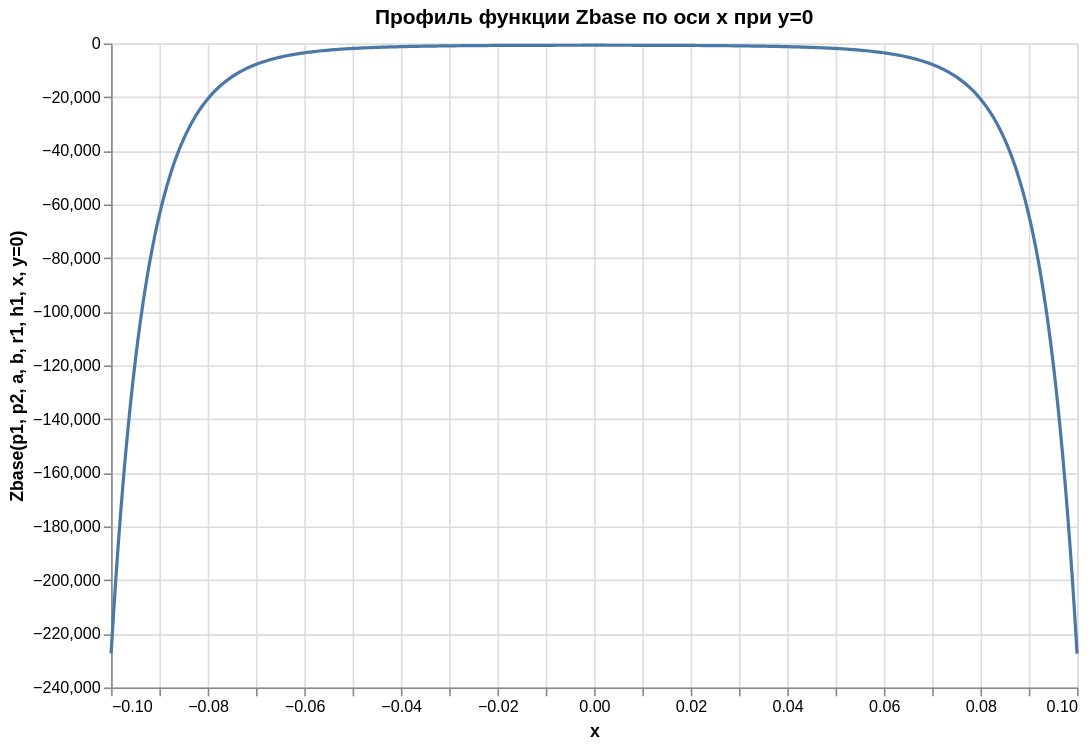

The notebook cell saved with this chart:
### Code cell
# @title 2D график
import numpy as np
import pandas as pd
import altair as alt

# Функция Zbase
def dZ(p1, p2, a, b, r1, h1, x, y):
    return (p1 - p2) * (1 / (np.pi * (a**2 - b**2))) * np.exp(-((x**2 + y**2) / (a**2 - b**2)))

def Zbase(p1, p2, a, b, r1, h1, x, y):
    return (p1**2 - b**1) / (np.pi * (a**2 - b**2)) + dZ(p1, p2, a, b, r1, h1, x, y)

# Параметры
p1 = 1.35
p2 = 0.05
a = 0.025
b = 0.046
r1 = 0.02
h1 = 0
y = 0  # фиксированный y

# Генерация данных по оси x
x_vals = np.linspace(-0.1, 0.1, 400)
z_vals = [Zbase(p1, p2, a, b, r1, h1, x, y) for x in x_vals]

# DataFrame для Altair
df = pd.DataFrame({
    'x': x_vals,
    'Zbase': z_vals
})

# Построение графика
chart = alt.Chart(df).mark_line().encode(
    x=alt.X('x', title='x'),
    y=alt.Y('Zbase', title='Zbase(p1, p2, a, b, r1, h1, x, y=0)')
).properties(
    title='Профиль функции Zbase по оси x при y=0',
    width=600,
    height=400
)

chart

### Figure 1 — Vega-Lite specification as saved in the notebook (floating-point values rounded to 4 significant figures; data arrays with more than 128 entries replaced by an {"elided": "..."} marker saying what was removed)
{"config": {"view": {"continuousWidth": 300, "continuousHeight": 300}}, "data": {"name": "data-fb3022a8d7bfd72f07caa4c2b5940d9e"}, "mark": {"type": "line"}, "encoding": {"x": {"field": "x", "title": "x", "type": "quantitative"}, "y": {"field": "Zbase", "title": "Zbase(p1, p2, a, b, r1, h1, x, y=0)", "type": "quantitative"}}, "height": 400, "title": "Профиль функции Zbase по оси x при y=0", "width": 600, "$schema": "https://vega.github.io/schema/vega-lite/v5.20.1.json", "datasets": {"data-fb3022a8d7bfd72f07caa4c2b5940d9e": {"elided": "400 records"}}}
